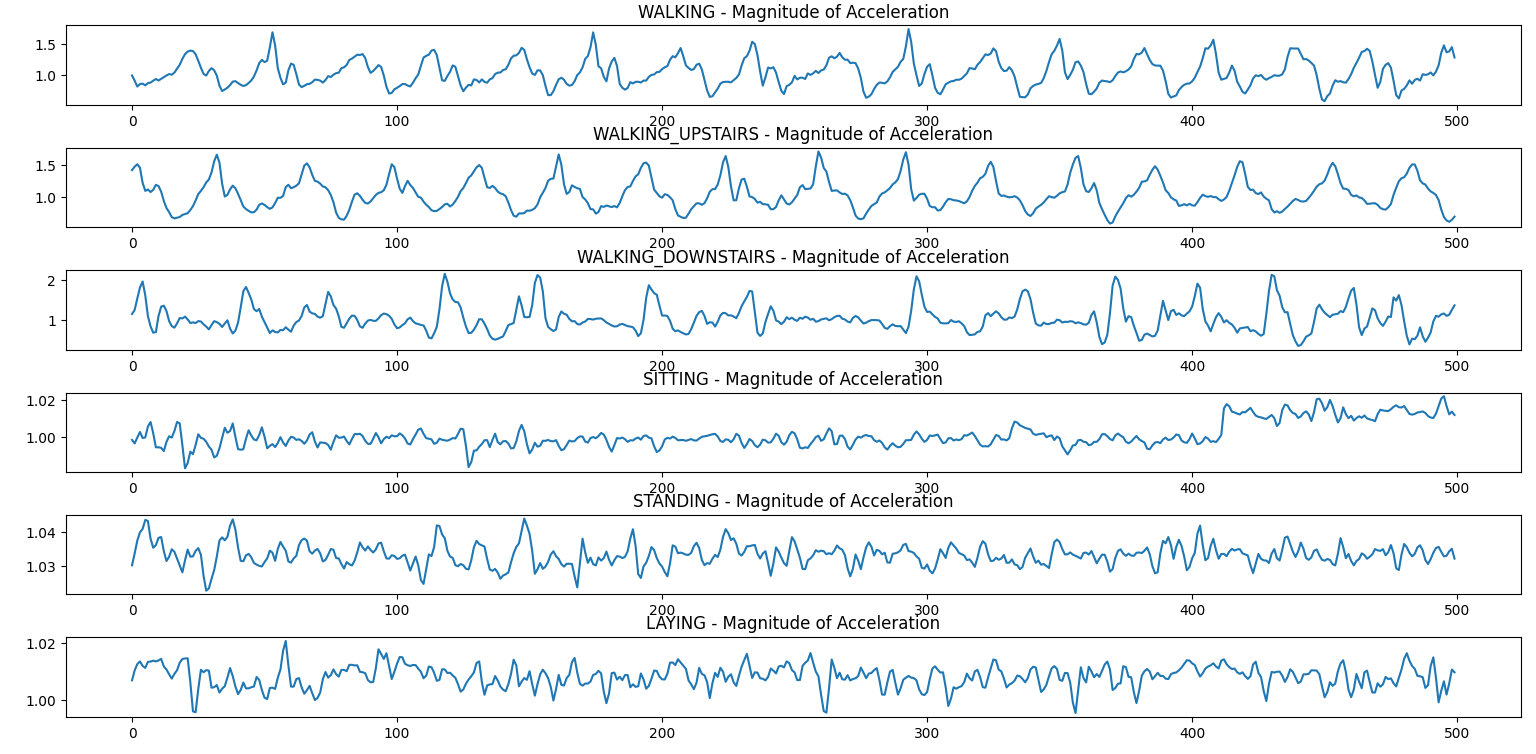

Write Python code to recreate this figure.
import numpy as np
import matplotlib.pyplot as plt
import pandas as pd
from sklearn.decomposition import PCA
import seaborn as sns

# Load dataset from MakeDataset.py outputs
# (you may need to adapt this path depending on your folder)
from MakeDataset import X_train, y_train, X_test, y_test

# Combine for EDA
X = np.concatenate((X_train, X_test))
y = np.concatenate((y_train, y_test))

# Activity labels
classes = {1:"WALKING",2:"WALKING_UPSTAIRS",3:"WALKING_DOWNSTAIRS",
           4:"SITTING",5:"STANDING",6:"LAYING"}

def acc_magnitude(sample):
    return np.sqrt(np.sum(sample**2, axis=1))

fig, axes = plt.subplots(6, 1, figsize=(15, 18))
for i, (label, name) in enumerate(classes.items()):
    idx = np.where(y == label)[0][0]
    sample = X[idx]
    mag = acc_magnitude(sample)
    axes[i].plot(mag)
    axes[i].set_title(f"{name} - Magnitude of Acceleration")
plt.tight_layout()
plt.show()
